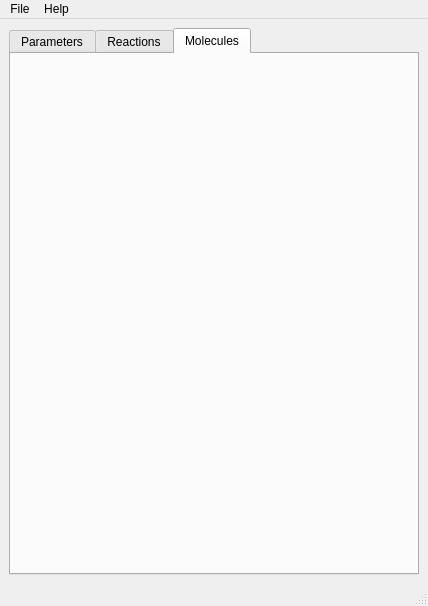
<?xml version="1.0" encoding="UTF-8"?>
<ui version="4.0">
 <class>MainWindow</class>
 <widget class="QMainWindow" name="MainWindow">
  <property name="geometry">
   <rect>
    <x>0</x>
    <y>0</y>
    <width>428</width>
    <height>606</height>
   </rect>
  </property>
  <property name="windowTitle">
   <string>mcellGUI</string>
  </property>
  <widget class="QWidget" name="centralwidget">
   <layout class="QVBoxLayout" name="verticalLayout_2">
    <item>
     <widget class="QTabWidget" name="tabWidget">
      <property name="currentIndex">
       <number>2</number>
      </property>
      <widget class="QWidget" name="paramTab">
       <attribute name="title">
        <string>Parameters</string>
       </attribute>
       <layout class="QVBoxLayout" name="verticalLayout">
        <item>
         <layout class="QGridLayout" name="gridLayout" columnstretch="0,1">
          <item row="0" column="1">
           <widget class="QSpinBox" name="spinBox"/>
          </item>
          <item row="0" column="0">
           <widget class="QLabel" name="label">
            <property name="text">
             <string>Iterations</string>
            </property>
           </widget>
          </item>
          <item row="1" column="0">
           <widget class="QLabel" name="label_2">
            <property name="text">
             <string>timestep</string>
            </property>
           </widget>
          </item>
          <item row="1" column="1">
           <widget class="QDoubleSpinBox" name="doubleSpinBox"/>
          </item>
         </layout>
        </item>
        <item>
         <spacer name="verticalSpacer">
          <property name="orientation">
           <enum>Qt::Vertical</enum>
          </property>
          <property name="sizeHint" stdset="0">
           <size>
            <width>20</width>
            <height>59</height>
           </size>
          </property>
         </spacer>
        </item>
       </layout>
      </widget>
      <widget class="QWidget" name="reactTab">
       <attribute name="title">
        <string>Reactions</string>
       </attribute>
       <layout class="QVBoxLayout" name="verticalLayout_3">
        <item>
         <widget class="QGroupBox" name="groupBox_2">
          <property name="title">
           <string>Molecules</string>
          </property>
          <layout class="QHBoxLayout" name="horizontalLayout_4">
           <item>
            <widget class="QListView" name="listView"/>
           </item>
          </layout>
         </widget>
        </item>
        <item>
         <widget class="QGroupBox" name="groupBox_4">
          <property name="title">
           <string>Reactions</string>
          </property>
          <layout class="QHBoxLayout" name="horizontalLayout_3">
           <item>
            <widget class="QListView" name="listView_2"/>
           </item>
          </layout>
         </widget>
        </item>
        <item>
         <widget class="QGroupBox" name="groupBox_3">
          <property name="title">
           <string>Add reaction</string>
          </property>
          <layout class="QGridLayout" name="gridLayout_3">
           <item row="0" column="0">
            <widget class="QLabel" name="label_5">
             <property name="text">
              <string>reactants</string>
             </property>
            </widget>
           </item>
           <item row="0" column="1">
            <widget class="QLineEdit" name="lineEdit_2"/>
           </item>
           <item row="1" column="0">
            <widget class="QLabel" name="label_7">
             <property name="text">
              <string>arrow</string>
             </property>
            </widget>
           </item>
           <item row="1" column="1">
            <widget class="QComboBox" name="comboBox">
             <item>
              <property name="text">
               <string>-&gt;</string>
              </property>
             </item>
             <item>
              <property name="text">
               <string>&lt;-&gt;</string>
              </property>
             </item>
            </widget>
           </item>
           <item row="2" column="0">
            <widget class="QLabel" name="label_6">
             <property name="text">
              <string>products</string>
             </property>
            </widget>
           </item>
           <item row="2" column="1">
            <widget class="QLineEdit" name="lineEdit_3"/>
           </item>
           <item row="3" column="0">
            <widget class="QLabel" name="label_8">
             <property name="text">
              <string>rate</string>
             </property>
            </widget>
           </item>
           <item row="3" column="1">
            <widget class="QLineEdit" name="lineEdit_4"/>
           </item>
           <item row="4" column="0">
            <widget class="QLabel" name="label_9">
             <property name="text">
              <string>name</string>
             </property>
            </widget>
           </item>
           <item row="4" column="1">
            <widget class="QLineEdit" name="lineEdit_5"/>
           </item>
          </layout>
         </widget>
        </item>
        <item>
         <layout class="QHBoxLayout" name="horizontalLayout_2">
          <item>
           <widget class="QPushButton" name="pushButton_2">
            <property name="text">
             <string>add reaction</string>
            </property>
           </widget>
          </item>
          <item>
           <spacer name="horizontalSpacer_2">
            <property name="orientation">
             <enum>Qt::Horizontal</enum>
            </property>
            <property name="sizeHint" stdset="0">
             <size>
              <width>40</width>
              <height>20</height>
             </size>
            </property>
           </spacer>
          </item>
         </layout>
        </item>
       </layout>
      </widget>
      <widget class="MolWidget" name="molTab">
       <attribute name="title">
        <string>Molecules</string>
       </attribute>
      </widget>
     </widget>
    </item>
   </layout>
  </widget>
  <widget class="QMenuBar" name="menubar">
   <property name="geometry">
    <rect>
     <x>0</x>
     <y>0</y>
     <width>428</width>
     <height>22</height>
    </rect>
   </property>
   <widget class="QMenu" name="menuFile">
    <property name="title">
     <string>File</string>
    </property>
    <addaction name="actionNew"/>
    <addaction name="actionOpen"/>
    <addaction name="separator"/>
    <addaction name="actionSave"/>
    <addaction name="actionSave_As"/>
   </widget>
   <widget class="QMenu" name="menuHelp">
    <property name="title">
     <string>Help</string>
    </property>
    <addaction name="actionAbout_mdlGUI"/>
    <addaction name="actionAbout_Qt"/>
   </widget>
   <addaction name="menuFile"/>
   <addaction name="menuHelp"/>
  </widget>
  <widget class="QStatusBar" name="statusbar"/>
  <action name="actionNew">
   <property name="text">
    <string>New</string>
   </property>
  </action>
  <action name="actionOpen">
   <property name="text">
    <string>Open</string>
   </property>
  </action>
  <action name="actionSave">
   <property name="text">
    <string>Save</string>
   </property>
  </action>
  <action name="actionSave_As">
   <property name="text">
    <string>Save As</string>
   </property>
  </action>
  <action name="actionAbout_mdlGUI">
   <property name="text">
    <string>About mdlGUI</string>
   </property>
  </action>
  <action name="actionAbout_Qt">
   <property name="text">
    <string>About Qt</string>
   </property>
  </action>
 </widget>
 <customwidgets>
  <customwidget>
   <class>MolWidget</class>
   <extends>QWidget</extends>
   <header>molwidget.hpp</header>
   <container>1</container>
  </customwidget>
 </customwidgets>
 <resources/>
 <connections/>
</ui>
